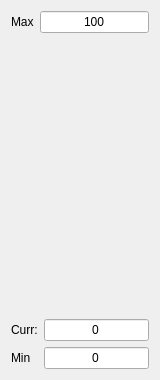
<?xml version="1.0" encoding="UTF-8"?>
<ui version="4.0">
 <class>SliderWidget_vertical</class>
 <widget class="QWidget" name="SliderWidget_vertical">
  <property name="geometry">
   <rect>
    <x>0</x>
    <y>0</y>
    <width>160</width>
    <height>380</height>
   </rect>
  </property>
  <property name="windowTitle">
   <string>Form</string>
  </property>
  <layout class="QVBoxLayout" name="verticalLayout">
   <item>
    <layout class="QHBoxLayout" name="horizontalLayout">
     <item>
      <widget class="QLabel" name="maxLabel">
       <property name="text">
        <string>Max</string>
       </property>
      </widget>
     </item>
     <item>
      <widget class="QLineEdit" name="maxEdit">
       <property name="toolTip">
        <string>Maximum</string>
       </property>
       <property name="text">
        <string>100</string>
       </property>
       <property name="alignment">
        <set>Qt::AlignCenter</set>
       </property>
      </widget>
     </item>
    </layout>
   </item>
   <item>
    <layout class="QHBoxLayout" name="horizontalLayout_2">
     <item>
      <spacer name="horizontalSpacer">
       <property name="orientation">
        <enum>Qt::Horizontal</enum>
       </property>
       <property name="sizeHint" stdset="0">
        <size>
         <width>13</width>
         <height>20</height>
        </size>
       </property>
      </spacer>
     </item>
     <item>
      <widget class="QwtSlider" name="slider" native="true">
       <property name="focusPolicy">
        <enum>Qt::StrongFocus</enum>
       </property>
      </widget>
     </item>
     <item>
      <spacer name="horizontalSpacer_2">
       <property name="orientation">
        <enum>Qt::Horizontal</enum>
       </property>
       <property name="sizeHint" stdset="0">
        <size>
         <width>13</width>
         <height>20</height>
        </size>
       </property>
      </spacer>
     </item>
    </layout>
   </item>
   <item>
    <layout class="QGridLayout" name="gridLayout">
     <item row="0" column="0">
      <widget class="QLabel" name="label_2">
       <property name="text">
        <string>Curr:</string>
       </property>
      </widget>
     </item>
     <item row="0" column="1">
      <widget class="QLineEdit" name="curEdit">
       <property name="toolTip">
        <string>Current value</string>
       </property>
       <property name="text">
        <string>0</string>
       </property>
       <property name="alignment">
        <set>Qt::AlignCenter</set>
       </property>
      </widget>
     </item>
     <item row="1" column="0">
      <widget class="QLabel" name="minLabel">
       <property name="text">
        <string>Min</string>
       </property>
      </widget>
     </item>
     <item row="1" column="1">
      <widget class="QLineEdit" name="minEdit">
       <property name="toolTip">
        <string>Minimum</string>
       </property>
       <property name="text">
        <string>0</string>
       </property>
       <property name="alignment">
        <set>Qt::AlignCenter</set>
       </property>
      </widget>
     </item>
    </layout>
   </item>
  </layout>
 </widget>
 <customwidgets>
  <customwidget>
   <class>QwtSlider</class>
   <extends>QWidget</extends>
   <header location="global">qwt_slider.h</header>
   <container>1</container>
  </customwidget>
 </customwidgets>
 <resources/>
 <connections/>
</ui>
